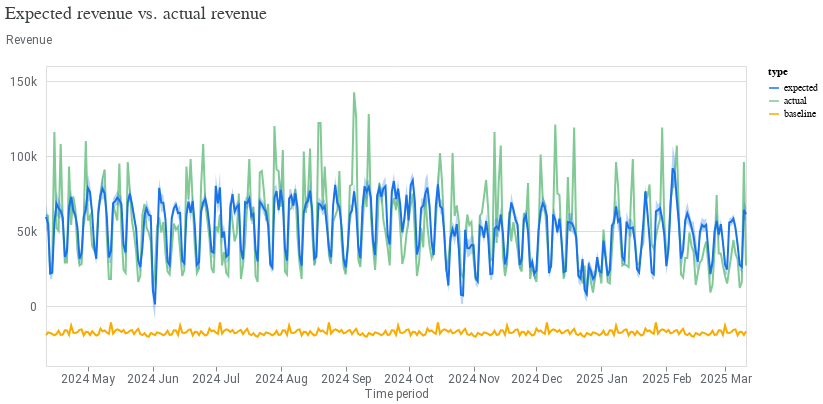

Source (notebook cell):
### Code cell
model_fit = visualizer.ModelFit(mmm)
model_fit.plot_model_fit()

### Figure 1 — Vega-Lite specification as saved in the notebook (floating-point values rounded to 4 significant figures; data arrays with more than 128 entries replaced by an {"elided": "..."} marker saying what was removed)
{"config": {"view": {"continuousWidth": 300, "continuousHeight": 300}, "axis": {"labelColor": "#5F6368", "labelFont": "Roboto", "labelFontSize": 12, "titleColor": "#5F6368", "titleFont": "Roboto", "titleFontSize": 12, "titleFontWeight": "normal"}}, "layer": [{"mark": {"type": "line"}, "encoding": {"color": {"field": "type", "scale": {"domain": ["expected", "actual", "baseline"], "range": ["#1A73E8", "#81C995", "#F9AB00"]}, "type": "nominal"}, "x": {"axis": {"domainColor": "#DADCE0", "format": "%Y %b", "grid": false, "tickCount": 8}, "field": "time", "title": "Time period", "type": "temporal"}, "y": {"axis": {"domain": false, "labelExpr": "replace(format(datum.value, '.3~s'), 'G', 'B')", "labelPadding": 10, "tickCount": 5, "ticks": false, "titleAlign": "left", "titleAngle": 0, "titleY": -20}, "field": "mean", "title": "Revenue", "type": "quantitative"}}}, {"mark": {"type": "area", "opacity": 0.3}, "encoding": {"color": {"field": "type", "legend": null, "scale": {"domain": ["expected"], "range": ["#1A73E8"]}, "type": "nominal"}, "x": {"field": "time", "type": "temporal"}, "y": {"field": "ci_hi", "type": "quantitative"}, "y2": {"field": "ci_lo"}}}], "data": {"name": "data-ea7e27c417c05d1284b132e9783d67e0"}, "resolve": {"scale": {"color": "independent"}}, "title": {"text": "Expected revenue vs. actual revenue", "anchor": "start", "color": "#3C4043", "font": "Google Sans Display", "fontSize": 18, "fontWeight": "normal", "offset": 10}, "width": 700, "$schema": "https://vega.github.io/schema/vega-lite/v5.20.1.json", "datasets": {"data-ea7e27c417c05d1284b132e9783d67e0": {"elided": "1005 records"}}}
